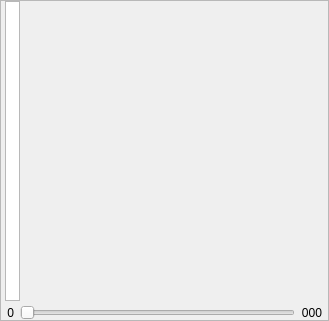
           <widget class="QFrame" name="boardFrame">
            <property name="sizePolicy">
             <sizepolicy hsizetype="Expanding" vsizetype="Expanding">
              <horstretch>0</horstretch>
              <verstretch>0</verstretch>
             </sizepolicy>
            </property>
            <property name="frameShape">
             <enum>QFrame::StyledPanel</enum>
            </property>
            <property name="frameShadow">
             <enum>QFrame::Raised</enum>
            </property>
            <layout class="QGridLayout">
             <property name="leftMargin">
              <number>0</number>
             </property>
             <property name="topMargin">
              <number>0</number>
             </property>
             <property name="rightMargin">
              <number>0</number>
             </property>
             <property name="bottomMargin">
              <number>0</number>
             </property>
             <property name="spacing">
              <number>2</number>
             </property>
             <item row="0" column="0">
              <layout class="QVBoxLayout" name="_2">
               <property name="spacing">
                <number>6</number>
               </property>
               <property name="leftMargin">
                <number>0</number>
               </property>
               <property name="topMargin">
                <number>0</number>
               </property>
               <property name="rightMargin">
                <number>0</number>
               </property>
               <property name="bottomMargin">
                <number>0</number>
               </property>
               <item>
                <layout class="QVBoxLayout" name="_3">
                 <property name="spacing">
                  <number>0</number>
                 </property>
                 <property name="leftMargin">
                  <number>0</number>
                 </property>
                 <property name="topMargin">
                  <number>0</number>
                 </property>
                 <property name="rightMargin">
                  <number>0</number>
                 </property>
                 <property name="bottomMargin">
                  <number>0</number>
                 </property>
                 <item>
                  <layout class="QHBoxLayout" name="horizontalLayout_2">
                   <property name="spacing">
                    <number>4</number>
                   </property>
                   <property name="leftMargin">
                    <number>4</number>
                   </property>
                   <property name="rightMargin">
                    <number>4</number>
                   </property>
                   <item>
                    <widget class="SizeGraphicsView" name="evalView">
                     <property name="sizePolicy">
                      <sizepolicy hsizetype="Fixed" vsizetype="Expanding">
                       <horstretch>0</horstretch>
                       <verstretch>0</verstretch>
                      </sizepolicy>
                     </property>
                     <property name="minimumSize">
                      <size>
                       <width>15</width>
                       <height>0</height>
                      </size>
                     </property>
                     <property name="maximumSize">
                      <size>
                       <width>15</width>
                       <height>16777215</height>
                      </size>
                     </property>
                     <property name="focusPolicy">
                      <enum>Qt::NoFocus</enum>
                     </property>
                     <property name="frameShadow">
                      <enum>QFrame::Raised</enum>
                     </property>
                     <property name="lineWidth">
                      <number>1</number>
                     </property>
                     <property name="verticalScrollBarPolicy">
                      <enum>Qt::ScrollBarAlwaysOff</enum>
                     </property>
                     <property name="horizontalScrollBarPolicy">
                      <enum>Qt::ScrollBarAlwaysOff</enum>
                     </property>
                     <property name="backgroundBrush">
                      <brush brushstyle="SolidPattern">
                       <color alpha="255">
                        <red>255</red>
                        <green>255</green>
                        <blue>255</blue>
                       </color>
                      </brush>
                     </property>
                     <property name="sceneRect">
                      <rectf>
                       <x>0.000000000000000</x>
                       <y>0.000000000000000</y>
                       <width>15.000000000000000</width>
                       <height>0.000000000000000</height>
                      </rectf>
                     </property>
                     <property name="alignment">
                      <set>Qt::AlignLeading|Qt::AlignLeft|Qt::AlignTop</set>
                     </property>
                     <property name="transformationAnchor">
                      <enum>QGraphicsView::NoAnchor</enum>
                     </property>
                    </widget>
                   </item>
                   <item>
                    <widget class="Board" name="gfx_board" native="true">
                     <property name="sizePolicy">
                      <sizepolicy hsizetype="Expanding" vsizetype="Expanding">
                       <horstretch>1</horstretch>
                       <verstretch>1</verstretch>
                      </sizepolicy>
                     </property>
                     <property name="minimumSize">
                      <size>
                       <width>300</width>
                       <height>300</height>
                      </size>
                     </property>
                     <property name="whatsThis">
                      <string>Click on the board to place a stone.

When in normal mode, left click plays moves in alternating colors.
Shift + left click moves to the first move in the main branch.
Shift + right click moves to the next move in the current branch.
When in edit mode and editing stones, left click places a black, right click a white stone, clicking on an existant stone removes it.
When editing marks, left click sets, right click removes the mark. When editing letter marks, shift-click allows to customize the mark text.
When in score mode, left click to mark a group as dead, right click to mark it alive in seki. Click again to unmark as dead or seki.</string>
                     </property>
                     <property name="caption" stdset="0">
                      <string/>
                     </property>
                    </widget>
                   </item>
                  </layout>
                 </item>
                 <item>
                  <layout class="QHBoxLayout" name="_4">
                   <property name="spacing">
                    <number>6</number>
                   </property>
                   <property name="leftMargin">
                    <number>1</number>
                   </property>
                   <property name="topMargin">
                    <number>1</number>
                   </property>
                   <property name="rightMargin">
                    <number>1</number>
                   </property>
                   <property name="bottomMargin">
                    <number>1</number>
                   </property>
                  </layout>
                 </item>
                </layout>
               </item>
              </layout>
             </item>
             <item row="1" column="0">
              <widget class="QWidget" name="sliderWidget" native="true">
               <layout class="QHBoxLayout" name="horizontalLayout_5">
                <property name="leftMargin">
                 <number>6</number>
                </property>
                <property name="topMargin">
                 <number>0</number>
                </property>
                <property name="rightMargin">
                 <number>6</number>
                </property>
                <property name="bottomMargin">
                 <number>0</number>
                </property>
                <item>
                 <widget class="QLabel" name="sliderLeftLabel">
                  <property name="font">
                   <font/>
                  </property>
                  <property name="whatsThis">
                   <string>Slider min value

Minimum game move the slider can currently show.</string>
                  </property>
                  <property name="text">
                   <string>0</string>
                  </property>
                  <property name="alignment">
                   <set>Qt::AlignRight|Qt::AlignTrailing|Qt::AlignVCenter</set>
                  </property>
                  <property name="wordWrap">
                   <bool>false</bool>
                  </property>
                  <property name="margin">
                   <number>2</number>
                  </property>
                 </widget>
                </item>
                <item>
                 <widget class="QSlider" name="slider">
                  <property name="maximumSize">
                   <size>
                    <width>32767</width>
                    <height>20</height>
                   </size>
                  </property>
                  <property name="focusPolicy">
                   <enum>Qt::NoFocus</enum>
                  </property>
                  <property name="toolTip">
                   <string>Navigate through the game</string>
                  </property>
                  <property name="whatsThis">
                   <string>Navigate to move

Use the slider to quickly navigate through the current branch of the game.</string>
                  </property>
                  <property name="maximum">
                   <number>10</number>
                  </property>
                  <property name="pageStep">
                   <number>1</number>
                  </property>
                  <property name="orientation">
                   <enum>Qt::Horizontal</enum>
                  </property>
                 </widget>
                </item>
                <item>
                 <widget class="QLabel" name="sliderRightLabel">
                  <property name="font">
                   <font/>
                  </property>
                  <property name="whatsThis">
                   <string>Slider max value

Maximum game move the slider can currently show.</string>
                  </property>
                  <property name="text">
                   <string>000</string>
                  </property>
                  <property name="alignment">
                   <set>Qt::AlignRight|Qt::AlignTrailing|Qt::AlignVCenter</set>
                  </property>
                  <property name="wordWrap">
                   <bool>false</bool>
                  </property>
                  <property name="margin">
                   <number>2</number>
                  </property>
                 </widget>
                </item>
               </layout>
              </widget>
             </item>
            </layout>
           </widget>
